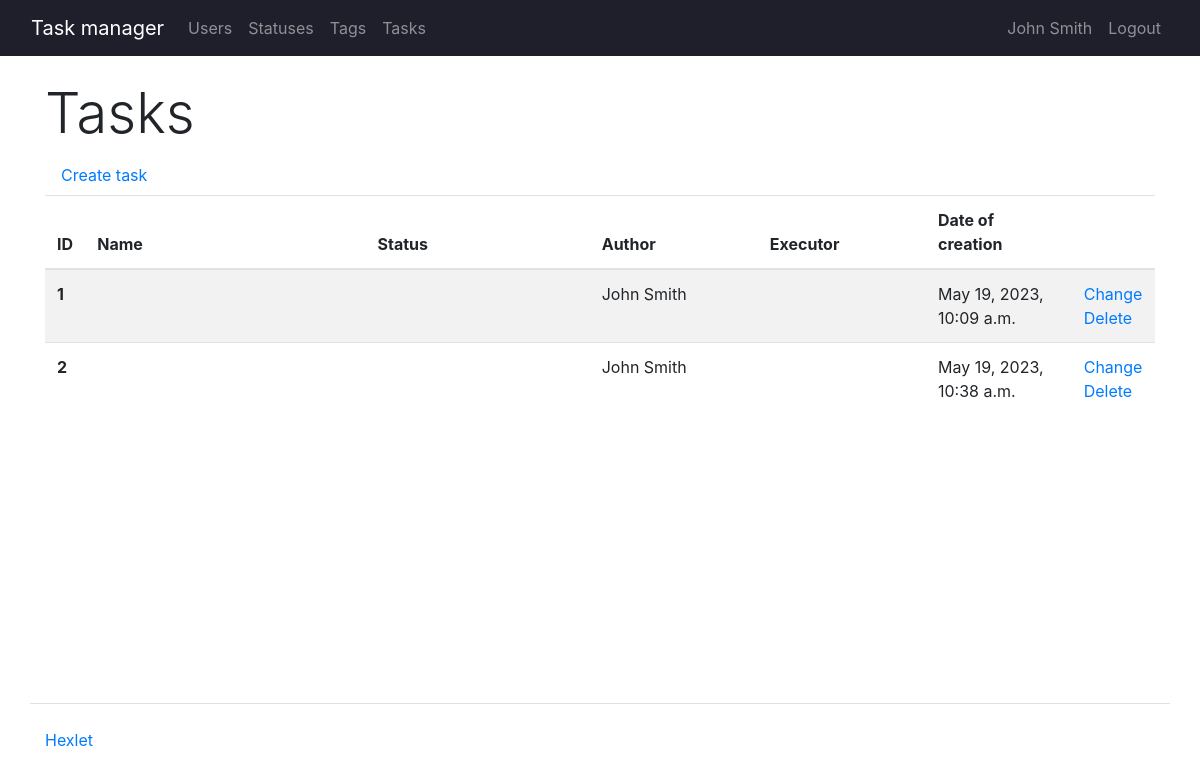
The app's page /tasks/ (signed in), older data.
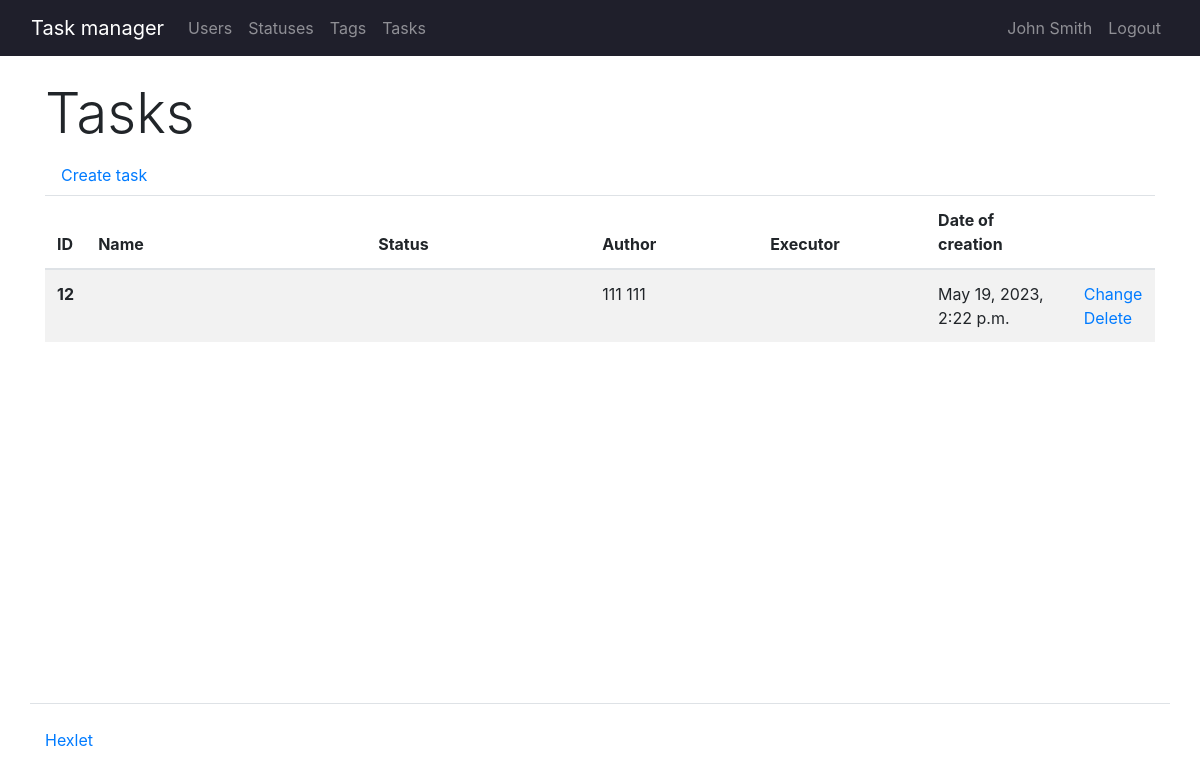
The same page, newer data.
### task_manager/tasks/models.py (models this page shows, shortened)
class Tasks(models.Model):
    task = models.CharField(max_length=255, verbose_name=_("Name"))
    description = models.TextField(verbose_name=_("Description"))
    author = models.ForeignKey(CustomUser, on_delete=models.PROTECT, null=True)
    status = models.ForeignKey(
        Statuses,
        on_delete=models.PROTECT,
        verbose_name=_("Status"),
    )
    executor = models.ForeignKey(
        CustomUser,
        on_delete=models.PROTECT,
        null=True,
        related_name="performed_tasks",
        verbose_name=_("Performer"),
    )
    created_at = models.DateTimeField(auto_now_add=True)

### task_manager/users/models.py (models this page shows, shortened)
class CustomUser(AbstractUser):
    groups = models.ManyToManyField(
        "auth.Group",
        blank=True,
        related_name="customuser_set",
        related_query_name="customuser",
    )
    user_permissions = models.ManyToManyField(
        "auth.Permission",
        blank=True,
        related_name="customuser_set",
        related_query_name="customuser",
    )
    def __str__(self):
        return f'{self.first_name} {self.last_name}'

### task_manager/tasks/views.py (the view)
# urls.py: path("", TasksView.as_view(), name="tasks"),
class TasksView(TaskLoginMixin, View):
    def get(self, request):
        tasks = Tasks.objects.all()
        return render(request, "tasks/tasks.html", context={"tasks": tasks})

### task_manager/templates/tasks/tasks.html (shortened to what this page needs)
{% extends 'base.html' %}
{% load i18n %}
{% block content %}
      <h1 class="display-4">{% translate "Tasks" %}</h1>
      <a class="nav-link" href="/tasks/create/">{% translate "Create task" %}</a>
      <table class="table table-striped">
        <thead>
          <tr>
            <th scope="col">ID</th>
            <th scope="col">{% translate "Name" %}</th>
            <th scope="col">{% translate "Status" %}</th>
            <th scope="col">{% translate "Author" %}</th>
            <th scope="col">{% translate "Executor" %}</th>
            <th scope="col">{% translate "Date of creation" %}</th>
            <th scope="col"></th>
          </tr>
        </thead>
        <tbody>
            {% for task in tasks %}
            <tr>
              <th scope="row" style="width: 2%;">{{ task.id }}</th>
                <td class="text-break" style="width: 25%;">
                </td>
                <td class="text-break" style="width: 20%;">{{ task.status.name }}</td>
                <td class="text-break" style="width: 15%;">{{ task.author }}</td>
                <td class="text-break" style="width: 15%;">{{ task.executor.first_name }} {{ task.executor.last_name }}</td>
                <td style="width: 13%;">{{ task.created_at }}</td>
                <td style="width: 5%;">
                    <a href="{% url 'update_task' task.id %}">{% translate "Change" %}</a><br>
                    <a href="{% url 'delete_task' task.id %}" rel="nofollow">{% translate "Delete" %}</a>
                </td>
            </tr>
            {% endfor %}
        </tbody>
      </table>
{% endblock %}

Row changes from the older to the newer data that the page shows:
removed Tasks: id "1", author "John Smith", created_at "May 19, 2023, 10:09 a.m."
removed Tasks: id "2", author "John Smith", created_at "May 19, 2023, 10:38 a.m."
added Tasks: id "12", author "111 111", created_at "May 19, 2023, 2:22 p.m."
